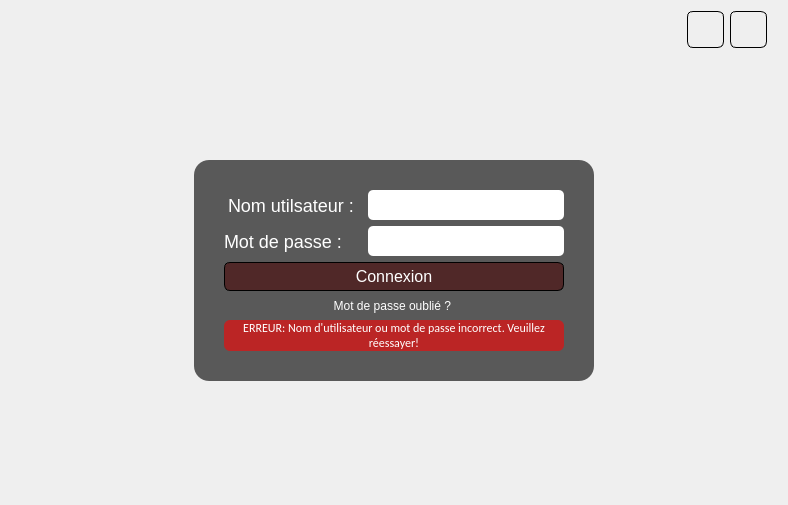
<?xml version="1.0" encoding="UTF-8"?>
<ui version="4.0">
 <class>Login</class>
 <widget class="QDialog" name="Login">
  <property name="geometry">
   <rect>
    <x>0</x>
    <y>0</y>
    <width>788</width>
    <height>505</height>
   </rect>
  </property>
  <property name="minimumSize">
   <size>
    <width>0</width>
    <height>0</height>
   </size>
  </property>
  <property name="maximumSize">
   <size>
    <width>16777215</width>
    <height>16777215</height>
   </size>
  </property>
  <property name="windowTitle">
   <string>Authentification</string>
  </property>
  <property name="styleSheet">
   <string notr="true">QDialog
{
	 border-image: url(:/images/login.jpg);
}

QLabel{
		font-family: 'Monotype Corsiva',serif; 
		font-size: 18px;
        font-style: bold;
		color :white;
}

 QPushButton{width: 100px; height: 27px;
						color: white;
                        font-family: 'Calibri';font-size: 16px;
                        background-color:rgb(80,40,40); border: 1px solid black;border-radius: 6px;}
                        
QPushButton:pressed{width: 100px; height: 27px;
                        font-family: 'Calibri';font-size: 16px;
						color: white;
                        background-color: rgb(200,200,200); border: 1px solid black;border-radius: 6px;}

QPushButton:disabled{width: 100px; height: 27px;
                        font-family: 'Calibri';font-size: 16px;
						color: gray;
                        background-color: rgba(20,140,160,100); border: 1px solid black;border-radius: 6px;}</string>
  </property>
  <layout class="QVBoxLayout" name="verticalLayout">
   <item>
    <layout class="QHBoxLayout" name="horizontalLayout">
     <property name="rightMargin">
      <number>10</number>
     </property>
     <item>
      <spacer name="horizontalSpacer">
       <property name="orientation">
        <enum>Qt::Horizontal</enum>
       </property>
       <property name="sizeHint" stdset="0">
        <size>
         <width>40</width>
         <height>20</height>
        </size>
       </property>
      </spacer>
     </item>
     <item>
      <widget class="QPushButton" name="ipButton">
       <property name="sizePolicy">
        <sizepolicy hsizetype="Fixed" vsizetype="Fixed">
         <horstretch>0</horstretch>
         <verstretch>0</verstretch>
        </sizepolicy>
       </property>
       <property name="minimumSize">
        <size>
         <width>37</width>
         <height>37</height>
        </size>
       </property>
       <property name="maximumSize">
        <size>
         <width>37</width>
         <height>37</height>
        </size>
       </property>
       <property name="baseSize">
        <size>
         <width>55</width>
         <height>55</height>
        </size>
       </property>
       <property name="toolTip">
        <string>Adresse du serveur</string>
       </property>
       <property name="styleSheet">
        <string notr="true"> QPushButton{
background: rgba(255,255,255,0);
                        border-image: url(:/images/server.png);border-radius: 6px;}
                        
QPushButton:pressed{width: 100px; height: 30px; color: black;
                        font-family: 'Comic Sans MS';font-size: 16px;
                        background-color: rgb(128,128,255); border: 1px solid white;border-radius: 6px;}</string>
       </property>
       <property name="text">
        <string/>
       </property>
      </widget>
     </item>
     <item>
      <widget class="QPushButton" name="pushButton">
       <property name="sizePolicy">
        <sizepolicy hsizetype="Fixed" vsizetype="Fixed">
         <horstretch>0</horstretch>
         <verstretch>0</verstretch>
        </sizepolicy>
       </property>
       <property name="minimumSize">
        <size>
         <width>37</width>
         <height>37</height>
        </size>
       </property>
       <property name="maximumSize">
        <size>
         <width>37</width>
         <height>37</height>
        </size>
       </property>
       <property name="baseSize">
        <size>
         <width>55</width>
         <height>55</height>
        </size>
       </property>
       <property name="styleSheet">
        <string notr="true"> QPushButton{
background: rgba(255,255,255,0);
                        border-image: url(:/images/fermer.png);border-radius: 6px;}
                        
QPushButton:pressed{width: 100px; height: 30px; color: black;
                        font-family: 'Comic Sans MS';font-size: 16px;
                        background-color: rgb(128,128,255); border: 1px solid white;border-radius: 6px;}</string>
       </property>
       <property name="text">
        <string/>
       </property>
      </widget>
     </item>
    </layout>
   </item>
   <item>
    <layout class="QHBoxLayout" name="horizontalLayout_2">
     <item>
      <widget class="QLabel" name="label">
       <property name="minimumSize">
        <size>
         <width>100</width>
         <height>100</height>
        </size>
       </property>
       <property name="maximumSize">
        <size>
         <width>100</width>
         <height>100</height>
        </size>
       </property>
       <property name="text">
        <string/>
       </property>
      </widget>
     </item>
    </layout>
   </item>
   <item>
    <layout class="QHBoxLayout" name="horizontalLayout_3">
     <item>
      <widget class="QWidget" name="verticalWidget" native="true">
       <property name="minimumSize">
        <size>
         <width>400</width>
         <height>200</height>
        </size>
       </property>
       <property name="maximumSize">
        <size>
         <width>400</width>
         <height>300</height>
        </size>
       </property>
       <property name="baseSize">
        <size>
         <width>500</width>
         <height>400</height>
        </size>
       </property>
       <property name="styleSheet">
        <string notr="true">#verticalWidget
{
	background-color: rgba(0,0,0,160);
	border-radius: 15px;
}</string>
       </property>
       <layout class="QVBoxLayout" name="verticalLayout_2">
        <property name="leftMargin">
         <number>30</number>
        </property>
        <property name="topMargin">
         <number>30</number>
        </property>
        <property name="rightMargin">
         <number>30</number>
        </property>
        <property name="bottomMargin">
         <number>30</number>
        </property>
        <item>
         <layout class="QVBoxLayout" name="verticalLayout_4">
          <item>
           <layout class="QFormLayout" name="formLayout">
            <property name="labelAlignment">
             <set>Qt::AlignCenter</set>
            </property>
            <property name="formAlignment">
             <set>Qt::AlignCenter</set>
            </property>
            <item row="0" column="0">
             <widget class="QLabel" name="pseudoLabel">
              <property name="text">
               <string>Nom utilsateur : </string>
              </property>
             </widget>
            </item>
            <item row="0" column="1">
             <widget class="QLineEdit" name="pseudoEdit">
              <property name="styleSheet">
               <string notr="true">QLineEdit{
                height: 30px; 
		        border-radius: 5px;
				font-family: Consolas,serif; 
				font-size: 18px;
                font-style: bold;
				color : blue;
				 background: rgb(255,255,255);
}</string>
              </property>
              <property name="alignment">
               <set>Qt::AlignCenter</set>
              </property>
             </widget>
            </item>
            <item row="1" column="0">
             <widget class="QLabel" name="passwordLabel">
              <property name="text">
               <string>Mot de passe :    </string>
              </property>
             </widget>
            </item>
            <item row="1" column="1">
             <widget class="QLineEdit" name="passwordEdit">
              <property name="styleSheet">
               <string notr="true">QLineEdit{
                height: 30px; 
		        border-radius: 5px;
				font-family: Consolas,serif; 
				font-size: 18px;
                font-style: bold;
				color : blue;
				 background: rgb(255,255,255);
}</string>
              </property>
              <property name="alignment">
               <set>Qt::AlignCenter</set>
              </property>
             </widget>
            </item>
           </layout>
          </item>
          <item>
           <widget class="QPushButton" name="loginButton">
            <property name="enabled">
             <bool>true</bool>
            </property>
            <property name="text">
             <string>Connexion</string>
            </property>
           </widget>
          </item>
         </layout>
        </item>
        <item>
         <widget class="QPushButton" name="mdpForgetButton">
          <property name="styleSheet">
           <string notr="true">#mdpForgetButton
{
	background-color: rgba(20,20,20,0);
	border: 1px solid  rgba(20,20,20,0);
	height: 15px;
	font-size: 12px;
}</string>
          </property>
          <property name="text">
           <string>Mot de passe oublié ? </string>
          </property>
          <property name="default">
           <bool>false</bool>
          </property>
          <property name="flat">
           <bool>true</bool>
          </property>
         </widget>
        </item>
        <item>
         <widget class="QLabel" name="loginErrorLabel">
          <property name="styleSheet">
           <string notr="true">QLabel{
		font-family: calibri;
		background-color: rgba(255,0,0,150);
		font-size: 12px;
        font-style: bold;
		color : white;
		border-radius: 6px;
}</string>
          </property>
          <property name="text">
           <string>ERREUR: Nom d'utilisateur ou mot de passe incorrect. Veuillez réessayer!</string>
          </property>
          <property name="scaledContents">
           <bool>false</bool>
          </property>
          <property name="alignment">
           <set>Qt::AlignCenter</set>
          </property>
          <property name="wordWrap">
           <bool>true</bool>
          </property>
          <property name="margin">
           <number>5</number>
          </property>
         </widget>
        </item>
       </layout>
      </widget>
     </item>
    </layout>
   </item>
   <item>
    <spacer name="verticalSpacer">
     <property name="orientation">
      <enum>Qt::Vertical</enum>
     </property>
     <property name="sizeHint" stdset="0">
      <size>
       <width>20</width>
       <height>120</height>
      </size>
     </property>
    </spacer>
   </item>
  </layout>
 </widget>
 <resources/>
 <connections/>
</ui>
